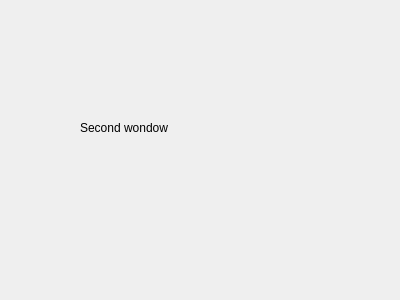
<?xml version="1.0" encoding="UTF-8"?>
<ui version="4.0">
 <class>SecondWindow</class>
 <widget class="QWidget" name="SecondWindow">
  <property name="geometry">
   <rect>
    <x>0</x>
    <y>0</y>
    <width>400</width>
    <height>300</height>
   </rect>
  </property>
  <property name="windowTitle">
   <string>Form</string>
  </property>
  <widget class="QLabel" name="label">
   <property name="geometry">
    <rect>
     <x>80</x>
     <y>120</y>
     <width>131</width>
     <height>16</height>
    </rect>
   </property>
   <property name="text">
    <string>Second wondow</string>
   </property>
  </widget>
 </widget>
 <resources/>
 <connections/>
</ui>
